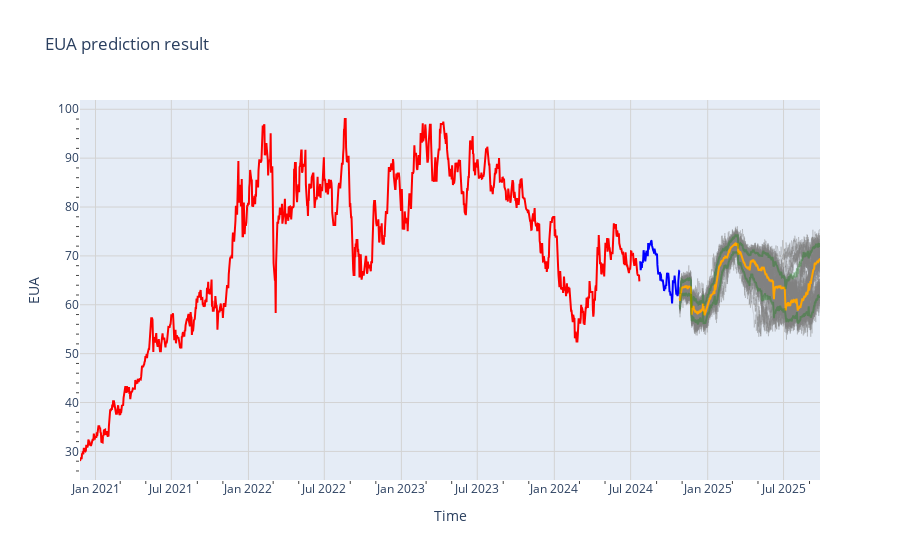

Source (notebook cell):
### Code cell
from script.post_processing import visual_recursive_future_prediction, visual_recursive_future_prediction_plotly
visual_recursive_future_prediction_plotly(future_time, future_price_ensemble,
                                       train_test_split_date,
                                       df_all,
                                          # figsize = (10,3),
                                          index_of_data= 0, # 0 is EUA price
                                          name_of_data = 'EUA',
                                        decoration = {'xlabel': 'Time', 
                                                        'ylabel':'EUA', 
                                                        'title':'EUA prediction result',
                                                        'grid':'on'})

### Figure 1 — Plotly figure (JSON) as saved in the notebook; plotly's stock layout.template omitted (floating-point values rounded to 4 significant figures; data arrays with more than 128 entries replaced by an {"elided": "..."} marker saying what was removed)
{"data": [{"line": {"color": "gray", "width": 1}, "mode": "lines", "opacity": 0.3, "showlegend": false, "type": "scatter", "x": {"elided": "336 str values"}, "y": {"elided": "336 float values"}}, {"line": {"color": "gray", "width": 1}, "mode": "lines", "opacity": 0.3, "showlegend": false, "type": "scatter", "x": {"elided": "336 str values"}, "y": {"elided": "336 float values"}}, {"line": {"color": "gray", "width": 1}, "mode": "lines", "opacity": 0.3, "showlegend": false, "type": "scatter", "x": {"elided": "336 str values"}, "y": {"elided": "336 float values"}}, {"line": {"color": "gray", "width": 1}, "mode": "lines", "opacity": 0.3, "showlegend": false, "type": "scatter", "x": {"elided": "336 str values"}, "y": {"elided": "336 float values"}}, {"line": {"color": "gray", "width": 1}, "mode": "lines", "opacity": 0.3, "showlegend": false, "type": "scatter", "x": {"elided": "336 str values"}, "y": {"elided": "336 float values"}}, {"line": {"color": "gray", "width": 1}, "mode": "lines", "opacity": 0.3, "showlegend": false, "type": "scatter", "x": {"elided": "336 str values"}, "y": {"elided": "336 float values"}}, {"line": {"color": "gray", "width": 1}, "mode": "lines", "opacity": 0.3, "showlegend": false, "type": "scatter", "x": {"elided": "336 str values"}, "y": {"elided": "336 float values"}}, {"line": {"color": "gray", "width": 1}, "mode": "lines", "opacity": 0.3, "showlegend": false, "type": "scatter", "x": {"elided": "336 str values"}, "y": {"elided": "336 float values"}}, {"line": {"color": "gray", "width": 1}, "mode": "lines", "opacity": 0.3, "showlegend": false, "type": "scatter", "x": {"elided": "336 str values"}, "y": {"elided": "336 float values"}}, {"line": {"color": "gray", "width": 1}, "mode": "lines", "opacity": 0.3, "showlegend": false, "type": "scatter", "x": {"elided": "336 str values"}, "y": {"elided": "336 float values"}}, {"line": {"color": "gray", "width": 1}, "mode": "lines", "opacity": 0.3, "showlegend": false, "type": "scatter", "x": {"elided": "336 str values"}, "y": {"elided": "336 float values"}}, {"line": {"color": "gray", "width": 1}, "mode": "lines", "opacity": 0.3, "showlegend": false, "type": "scatter", "x": {"elided": "336 str values"}, "y": {"elided": "336 float values"}}, {"line": {"color": "gray", "width": 1}, "mode": "lines", "opacity": 0.3, "showlegend": false, "type": "scatter", "x": {"elided": "336 str values"}, "y": {"elided": "336 float values"}}, {"line": {"color": "gray", "width": 1}, "mode": "lines", "opacity": 0.3, "showlegend": false, "type": "scatter", "x": {"elided": "336 str values"}, "y": {"elided": "336 float values"}}, {"line": {"color": "gray", "width": 1}, "mode": "lines", "opacity": 0.3, "showlegend": false, "type": "scatter", "x": {"elided": "336 str values"}, "y": {"elided": "336 float values"}}, {"line": {"color": "gray", "width": 1}, "mode": "lines", "opacity": 0.3, "showlegend": false, "type": "scatter", "x": {"elided": "336 str values"}, "y": {"elided": "336 float values"}}, {"line": {"color": "gray", "width": 1}, "mode": "lines", "opacity": 0.3, "showlegend": false, "type": "scatter", "x": {"elided": "336 str values"}, "y": {"elided": "336 float values"}}, {"line": {"color": "gray", "width": 1}, "mode": "lines", "opacity": 0.3, "showlegend": false, "type": "scatter", "x": {"elided": "336 str values"}, "y": {"elided": "336 float values"}}, {"line": {"color": "gray", "width": 1}, "mode": "lines", "opacity": 0.3, "showlegend": false, "type": "scatter", "x": {"elided": "336 str values"}, "y": {"elided": "336 float values"}}, {"line": {"color": "gray", "width": 1}, "mode": "lines", "opacity": 0.3, "showlegend": false, "type": "scatter", "x": {"elided": "336 str values"}, "y": {"elided": "336 float values"}}, {"line": {"color": "gray", "width": 1}, "mode": "lines", "opacity": 0.3, "showlegend": false, "type": "scatter", "x": {"elided": "336 str values"}, "y": {"elided": "336 float values"}}, {"line": {"color": "gray", "width": 1}, "mode": "lines", "opacity": 0.3, "showlegend": false, "type": "scatter", "x": {"elided": "336 str values"}, "y": {"elided": "336 float values"}}, {"line": {"color": "gray", "width": 1}, "mode": "lines", "opacity": 0.3, "showlegend": false, "type": "scatter", "x": {"elided": "336 str values"}, "y": {"elided": "336 float values"}}, {"line": {"color": "gray", "width": 1}, "mode": "lines", "opacity": 0.3, "showlegend": false, "type": "scatter", "x": {"elided": "336 str values"}, "y": {"elided": "336 float values"}}, {"line": {"color": "gray", "width": 1}, "mode": "lines", "opacity": 0.3, "showlegend": false, "type": "scatter", "x": {"elided": "336 str values"}, "y": {"elided": "336 float values"}}, {"line": {"color": "gray", "width": 1}, "mode": "lines", "opacity": 0.3, "showlegend": false, "type": "scatter", "x": {"elided": "336 str values"}, "y": {"elided": "336 float values"}}, {"line": {"color": "gray", "width": 1}, "mode": "lines", "opacity": 0.3, "showlegend": false, "type": "scatter", "x": {"elided": "336 str values"}, "y": {"elided": "336 float values"}}, {"line": {"color": "gray", "width": 1}, "mode": "lines", "opacity": 0.3, "showlegend": false, "type": "scatter", "x": {"elided": "336 str values"}, "y": {"elided": "336 float values"}}, {"line": {"color": "gray", "width": 1}, "mode": "lines", "opacity": 0.3, "showlegend": false, "type": "scatter", "x": {"elided": "336 str values"}, "y": {"elided": "336 float values"}}, {"line": {"color": "gray", "width": 1}, "mode": "lines", "opacity": 0.3, "showlegend": false, "type": "scatter", "x": {"elided": "336 str values"}, "y": {"elided": "336 float values"}}, {"line": {"color": "gray", "width": 1}, "mode": "lines", "opacity": 0.3, "showlegend": false, "type": "scatter", "x": {"elided": "336 str values"}, "y": {"elided": "336 float values"}}, {"line": {"color": "gray", "width": 1}, "mode": "lines", "opacity": 0.3, "showlegend": false, "type": "scatter", "x": {"elided": "336 str values"}, "y": {"elided": "336 float values"}}, {"line": {"color": "gray", "width": 1}, "mode": "lines", "opacity": 0.3, "showlegend": false, "type": "scatter", "x": {"elided": "336 str values"}, "y": {"elided": "336 float values"}}, {"line": {"color": "gray", "width": 1}, "mode": "lines", "opacity": 0.3, "showlegend": false, "type": "scatter", "x": {"elided": "336 str values"}, "y": {"elided": "336 float values"}}, {"line": {"color": "gray", "width": 1}, "mode": "lines", "opacity": 0.3, "showlegend": false, "type": "scatter", "x": {"elided": "336 str values"}, "y": {"elided": "336 float values"}}, {"line": {"color": "gray", "width": 1}, "mode": "lines", "opacity": 0.3, "showlegend": false, "type": "scatter", "x": {"elided": "336 str values"}, "y": {"elided": "336 float values"}}, {"line": {"color": "gray", "width": 1}, "mode": "lines", "opacity": 0.3, "showlegend": false, "type": "scatter", "x": {"elided": "336 str values"}, "y": {"elided": "336 float values"}}, {"line": {"color": "gray", "width": 1}, "mode": "lines", "opacity": 0.3, "showlegend": false, "type": "scatter", "x": {"elided": "336 str values"}, "y": {"elided": "336 float values"}}, {"line": {"color": "gray", "width": 1}, "mode": "lines", "opacity": 0.3, "showlegend": false, "type": "scatter", "x": {"elided": "336 str values"}, "y": {"elided": "336 float values"}}, {"line": {"color": "gray", "width": 1}, "mode": "lines", "opacity": 0.3, "showlegend": false, "type": "scatter", "x": {"elided": "336 str values"}, "y": {"elided": "336 float values"}}, {"line": {"color": "gray", "width": 1}, "mode": "lines", "opacity": 0.3, "showlegend": false, "type": "scatter", "x": {"elided": "336 str values"}, "y": {"elided": "336 float values"}}, {"line": {"color": "gray", "width": 1}, "mode": "lines", "opacity": 0.3, "showlegend": false, "type": "scatter", "x": {"elided": "336 str values"}, "y": {"elided": "336 float values"}}, {"line": {"color": "gray", "width": 1}, "mode": "lines", "opacity": 0.3, "showlegend": false, "type": "scatter", "x": {"elided": "336 str values"}, "y": {"elided": "336 float values"}}, {"line": {"color": "gray", "width": 1}, "mode": "lines", "opacity": 0.3, "showlegend": false, "type": "scatter", "x": {"elided": "336 str values"}, "y": {"elided": "336 float values"}}, {"line": {"color": "gray", "width": 1}, "mode": "lines", "opacity": 0.3, "showlegend": false, "type": "scatter", "x": {"elided": "336 str values"}, "y": {"elided": "336 float values"}}, {"line": {"color": "gray", "width": 1}, "mode": "lines", "opacity": 0.3, "showlegend": false, "type": "scatter", "x": {"elided": "336 str values"}, "y": {"elided": "336 float values"}}, {"line": {"color": "gray", "width": 1}, "mode": "lines", "opacity": 0.3, "showlegend": false, "type": "scatter", "x": {"elided": "336 str values"}, "y": {"elided": "336 float values"}}, {"line": {"color": "gray", "width": 1}, "mode": "lines", "opacity": 0.3, "showlegend": false, "type": "scatter", "x": {"elided": "336 str values"}, "y": {"elided": "336 float values"}}, {"line": {"color": "gray", "width": 1}, "mode": "lines", "opacity": 0.3, "showlegend": false, "type": "scatter", "x": {"elided": "336 str values"}, "y": {"elided": "336 float values"}}, {"line": {"color": "gray", "width": 1}, "mode": "lines", "opacity": 0.3, "showlegend": false, "type": "scatter", "x": {"elided": "336 str values"}, "y": {"elided": "336 float values"}}, {"line": {"color": "gray", "width": 1}, "mode": "lines", "opacity": 0.3, "showlegend": false, "type": "scatter", "x": {"elided": "336 str values"}, "y": {"elided": "336 float values"}}, {"line": {"color": "gray", "width": 1}, "mode": "lines", "opacity": 0.3, "showlegend": false, "type": "scatter", "x": {"elided": "336 str values"}, "y": {"elided": "336 float values"}}, {"line": {"color": "gray", "width": 1}, "mode": "lines", "opacity": 0.3, "showlegend": false, "type": "scatter", "x": {"elided": "336 str values"}, "y": {"elided": "336 float values"}}, {"line": {"color": "gray", "width": 1}, "mode": "lines", "opacity": 0.3, "showlegend": false, "type": "scatter", "x": {"elided": "336 str values"}, "y": {"elided": "336 float values"}}, {"line": {"color": "gray", "width": 1}, "mode": "lines", "opacity": 0.3, "showlegend": false, "type": "scatter", "x": {"elided": "336 str values"}, "y": {"elided": "336 float values"}}, {"line": {"color": "gray", "width": 1}, "mode": "lines", "opacity": 0.3, "showlegend": false, "type": "scatter", "x": {"elided": "336 str values"}, "y": {"elided": "336 float values"}}, {"line": {"color": "gray", "width": 1}, "mode": "lines", "opacity": 0.3, "showlegend": false, "type": "scatter", "x": {"elided": "336 str values"}, "y": {"elided": "336 float values"}}, {"line": {"color": "gray", "width": 1}, "mode": "lines", "opacity": 0.3, "showlegend": false, "type": "scatter", "x": {"elided": "336 str values"}, "y": {"elided": "336 float values"}}, {"line": {"color": "gray", "width": 1}, "mode": "lines", "opacity": 0.3, "showlegend": false, "type": "scatter", "x": {"elided": "336 str values"}, "y": {"elided": "336 float values"}}, {"line": {"color": "gray", "width": 1}, "mode": "lines", "opacity": 0.3, "showlegend": false, "type": "scatter", "x": {"elided": "336 str values"}, "y": {"elided": "336 float values"}}, {"line": {"color": "gray", "width": 1}, "mode": "lines", "opacity": 0.3, "showlegend": false, "type": "scatter", "x": {"elided": "336 str values"}, "y": {"elided": "336 float values"}}, {"line": {"color": "gray", "width": 1}, "mode": "lines", "opacity": 0.3, "showlegend": false, "type": "scatter", "x": {"elided": "336 str values"}, "y": {"elided": "336 float values"}}, {"line": {"color": "gray", "width": 1}, "mode": "lines", "opacity": 0.3, "showlegend": false, "type": "scatter", "x": {"elided": "336 str values"}, "y": {"elided": "336 float values"}}, {"line": {"color": "gray", "width": 1}, "mode": "lines", "opacity": 0.3, "showlegend": false, "type": "scatter", "x": {"elided": "336 str values"}, "y": {"elided": "336 float values"}}, {"line": {"color": "gray", "width": 1}, "mode": "lines", "opacity": 0.3, "showlegend": false, "type": "scatter", "x": {"elided": "336 str values"}, "y": {"elided": "336 float values"}}, {"line": {"color": "gray", "width": 1}, "mode": "lines", "opacity": 0.3, "showlegend": false, "type": "scatter", "x": {"elided": "336 str values"}, "y": {"elided": "336 float values"}}, {"line": {"color": "gray", "width": 1}, "mode": "lines", "opacity": 0.3, "showlegend": false, "type": "scatter", "x": {"elided": "336 str values"}, "y": {"elided": "336 float values"}}, {"line": {"color": "gray", "width": 1}, "mode": "lines", "opacity": 0.3, "showlegend": false, "type": "scatter", "x": {"elided": "336 str values"}, "y": {"elided": "336 float values"}}, {"line": {"color": "gray", "width": 1}, "mode": "lines", "opacity": 0.3, "showlegend": false, "type": "scatter", "x": {"elided": "336 str values"}, "y": {"elided": "336 float values"}}, {"line": {"color": "gray", "width": 1}, "mode": "lines", "opacity": 0.3, "showlegend": false, "type": "scatter", "x": {"elided": "336 str values"}, "y": {"elided": "336 float values"}}, {"line": {"color": "gray", "width": 1}, "mode": "lines", "opacity": 0.3, "showlegend": false, "type": "scatter", "x": {"elided": "336 str values"}, "y": {"elided": "336 float values"}}, {"line": {"color": "gray", "width": 1}, "mode": "lines", "opacity": 0.3, "showlegend": false, "type": "scatter", "x": {"elided": "336 str values"}, "y": {"elided": "336 float values"}}, {"line": {"color": "gray", "width": 1}, "mode": "lines", "opacity": 0.3, "showlegend": false, "type": "scatter", "x": {"elided": "336 str values"}, "y": {"elided": "336 float values"}}, {"line": {"color": "gray", "width": 1}, "mode": "lines", "opacity": 0.3, "showlegend": false, "type": "scatter", "x": {"elided": "336 str values"}, "y": {"elided": "336 float values"}}, {"line": {"color": "gray", "width": 1}, "mode": "lines", "opacity": 0.3, "showlegend": false, "type": "scatter", "x": {"elided": "336 str values"}, "y": {"elided": "336 float values"}}, {"line": {"color": "gray", "width": 1}, "mode": "lines", "opacity": 0.3, "showlegend": false, "type": "scatter", "x": {"elided": "336 str values"}, "y": {"elided": "336 float values"}}, {"line": {"color": "gray", "width": 1}, "mode": "lines", "opacity": 0.3, "showlegend": false, "type": "scatter", "x": {"elided": "336 str values"}, "y": {"elided": "336 float values"}}, {"line": {"color": "gray", "width": 1}, "mode": "lines", "opacity": 0.3, "showlegend": false, "type": "scatter", "x": {"elided": "336 str values"}, "y": {"elided": "336 float values"}}, {"line": {"color": "gray", "width": 1}, "mode": "lines", "opacity": 0.3, "showlegend": false, "type": "scatter", "x": {"elided": "336 str values"}, "y": {"elided": "336 float values"}}, {"line": {"color": "gray", "width": 1}, "mode": "lines", "opacity": 0.3, "showlegend": false, "type": "scatter", "x": {"elided": "336 str values"}, "y": {"elided": "336 float values"}}, {"line": {"color": "gray", "width": 1}, "mode": "lines", "opacity": 0.3, "showlegend": false, "type": "scatter", "x": {"elided": "336 str values"}, "y": {"elided": "336 float values"}}, {"line": {"color": "gray", "width": 1}, "mode": "lines", "opacity": 0.3, "showlegend": false, "type": "scatter", "x": {"elided": "336 str values"}, "y": {"elided": "336 float values"}}, {"line": {"color": "gray", "width": 1}, "mode": "lines", "opacity": 0.3, "showlegend": false, "type": "scatter", "x": {"elided": "336 str values"}, "y": {"elided": "336 float values"}}, {"line": {"color": "gray", "width": 1}, "mode": "lines", "opacity": 0.3, "showlegend": false, "type": "scatter", "x": {"elided": "336 str values"}, "y": {"elided": "336 float values"}}, {"line": {"color": "gray", "width": 1}, "mode": "lines", "opacity": 0.3, "showlegend": false, "type": "scatter", "x": {"elided": "336 str values"}, "y": {"elided": "336 float values"}}, {"line": {"color": "gray", "width": 1}, "mode": "lines", "opacity": 0.3, "showlegend": false, "type": "scatter", "x": {"elided": "336 str values"}, "y": {"elided": "336 float values"}}, {"line": {"color": "gray", "width": 1}, "mode": "lines", "opacity": 0.3, "showlegend": false, "type": "scatter", "x": {"elided": "336 str values"}, "y": {"elided": "336 float values"}}, {"line": {"color": "gray", "width": 1}, "mode": "lines", "opacity": 0.3, "showlegend": false, "type": "scatter", "x": {"elided": "336 str values"}, "y": {"elided": "336 float values"}}, {"line": {"color": "gray", "width": 1}, "mode": "lines", "opacity": 0.3, "showlegend": false, "type": "scatter", "x": {"elided": "336 str values"}, "y": {"elided": "336 float values"}}, {"line": {"color": "gray", "width": 1}, "mode": "lines", "opacity": 0.3, "showlegend": false, "type": "scatter", "x": {"elided": "336 str values"}, "y": {"elided": "336 float values"}}, {"line": {"color": "gray", "width": 1}, "mode": "lines", "opacity": 0.3, "showlegend": false, "type": "scatter", "x": {"elided": "336 str values"}, "y": {"elided": "336 float values"}}, {"line": {"color": "gray", "width": 1}, "mode": "lines", "opacity": 0.3, "showlegend": false, "type": "scatter", "x": {"elided": "336 str values"}, "y": {"elided": "336 float values"}}, {"line": {"color": "gray", "width": 1}, "mode": "lines", "opacity": 0.3, "showlegend": false, "type": "scatter", "x": {"elided": "336 str values"}, "y": {"elided": "336 float values"}}, {"line": {"color": "gray", "width": 1}, "mode": "lines", "opacity": 0.3, "showlegend": false, "type": "scatter", "x": {"elided": "336 str values"}, "y": {"elided": "336 float values"}}, {"line": {"color": "gray", "width": 1}, "mode": "lines", "opacity": 0.3, "showlegend": false, "type": "scatter", "x": {"elided": "336 str values"}, "y": {"elided": "336 float values"}}, {"line": {"color": "gray", "width": 1}, "mode": "lines", "opacity": 0.3, "showlegend": false, "type": "scatter", "x": {"elided": "336 str values"}, "y": {"elided": "336 float values"}}, {"line": {"color": "gray", "width": 1}, "mode": "lines", "opacity": 0.3, "showlegend": false, "type": "scatter", "x": {"elided": "336 str values"}, "y": {"elided": "336 float values"}}, {"line": {"color": "gray", "width": 1}, "mode": "lines", "opacity": 0.3, "showlegend": false, "type": "scatter", "x": {"elided": "336 str values"}, "y": {"elided": "336 float values"}}, {"line": {"color": "gray", "width": 1}, "mode": "lines", "opacity": 0.3, "showlegend": false, "type": "scatter", "x": {"elided": "336 str values"}, "y": {"elided": "336 float values"}}, {"line": {"color": "gray", "width": 1}, "mode": "lines", "opacity": 0.3, "showlegend": false, "type": "scatter", "x": {"elided": "336 str values"}, "y": {"elided": "336 float values"}}, {"line": {"color": "orange"}, "mode": "lines", "name": "P50", "type": "scatter", "x": {"elided": "336 str values"}, "y": {"elided": "336 float values"}}, {"line": {"color": "green"}, "mode": "lines", "name": "P10", "opacity": 0.3, "type": "scatter", "x": {"elided": "336 str values"}, "y": {"elided": "336 float values"}}, {"line": {"color": "green"}, "mode": "lines", "name": "P90", "opacity": 0.3, "type": "scatter", "x": {"elided": "336 str values"}, "y": {"elided": "336 float values"}}, {"line": {"color": "red"}, "mode": "lines", "name": "History (train)", "type": "scatter", "x": {"elided": "1336 str values"}, "y": {"elided": "1336 float values"}}, {"line": {"color": "blue"}, "mode": "lines", "name": "History (validation)", "type": "scatter", "x": ["2024-07-24T00:00:00", "2024-07-25T00:00:00", "2024-07-26T00:00:00", "2024-07-27T00:00:00", "2024-07-28T00:00:00", "2024-07-29T00:00:00", "2024-07-30T00:00:00", "2024-07-31T00:00:00", "2024-08-01T00:00:00", "2024-08-02T00:00:00", "2024-08-03T00:00:00", "2024-08-04T00:00:00", "2024-08-05T00:00:00", "2024-08-06T00:00:00", "2024-08-07T00:00:00", "2024-08-08T00:00:00", "2024-08-09T00:00:00", "2024-08-10T00:00:00", "2024-08-11T00:00:00", "2024-08-12T00:00:00", "2024-08-13T00:00:00", "2024-08-14T00:00:00", "2024-08-15T00:00:00", "2024-08-16T00:00:00", "2024-08-17T00:00:00", "2024-08-18T00:00:00", "2024-08-19T00:00:00", "2024-08-20T00:00:00", "2024-08-21T00:00:00", "2024-08-22T00:00:00", "2024-08-23T00:00:00", "2024-08-24T00:00:00", "2024-08-25T00:00:00", "2024-08-26T00:00:00", "2024-08-27T00:00:00", "2024-08-28T00:00:00", "2024-08-29T00:00:00", "2024-08-30T00:00:00", "2024-08-31T00:00:00", "2024-09-01T00:00:00", "2024-09-02T00:00:00", "2024-09-03T00:00:00", "2024-09-04T00:00:00", "2024-09-05T00:00:00", "2024-09-06T00:00:00", "2024-09-07T00:00:00", "2024-09-08T00:00:00", "2024-09-09T00:00:00", "2024-09-10T00:00:00", "2024-09-11T00:00:00", "2024-09-12T00:00:00", "2024-09-13T00:00:00", "2024-09-14T00:00:00", "2024-09-15T00:00:00", "2024-09-16T00:00:00", "2024-09-17T00:00:00", "2024-09-18T00:00:00", "2024-09-19T00:00:00", "2024-09-20T00:00:00", "2024-09-21T00:00:00", "2024-09-22T00:00:00", "2024-09-23T00:00:00", "2024-09-24T00:00:00", "2024-09-25T00:00:00", "2024-09-26T00:00:00", "2024-09-27T00:00:00", "2024-09-28T00:00:00", "2024-09-29T00:00:00", "2024-09-30T00:00:00", "2024-10-01T00:00:00", "2024-10-02T00:00:00", "2024-10-03T00:00:00", "2024-10-04T00:00:00", "2024-10-05T00:00:00", "2024-10-06T00:00:00", "2024-10-07T00:00:00", "2024-10-08T00:00:00", "2024-10-09T00:00:00", "2024-10-10T00:00:00", "2024-10-11T00:00:00", "2024-10-12T00:00:00", "2024-10-13T00:00:00", "2024-10-14T00:00:00", "2024-10-15T00:00:00", "2024-10-16T00:00:00", "2024-10-17T00:00:00", "2024-10-18T00:00:00", "2024-10-19T00:00:00", "2024-10-20T00:00:00", "2024-10-21T00:00:00", "2024-10-22T00:00:00", "2024-10-23T00:00:00", "2024-10-24T00:00:00", "2024-10-25T00:00:00", "2024-10-26T00:00:00"], "y": [68.9, 67.08, 67.71, 67.71, 67.71, 68.78, 68.58, 69.24, 71.17, 70.44, 70.44, 70.44, 68.86, 69.92, 70.57, 71.06, 70.14, 70.14, 70.14, 72.65, 71.29, 71.87, 72.11, 72.52, 72.52, 72.52, 73.14, 73.07, 72.14, 71.57, 71.13, 71.13, 71.13, 70.49, 71.49, 70.77, 71.06, 70.3, 70.3, 70.3, 70.43, 68.16, 67, 66.2, 66.5, 66.5, 66.5, 66.52, 64.92, 66.4, 65.45, 64.99, 64.99, 64.99, 64.99, 64.34, 63.7, 62.82, 63.39, 63.39, 63.39, 64.1, 63.87, 65.24, 66.52, 66.33, 66.33, 66.33, 65.56, 63.61, 62.6, 62.76, 62.05, 62.05, 62.05, 61.76, 60.29, 62.01, 65, 64.62, 64.62, 64.62, 65.97, 65.09, 63.03, 62.98, 62.28, 62.28, 62.28, 61.76, 62.25, 64.89, 66.63, 66.97, 66.97]}], "layout": {"showlegend": false, "title": {"text": "EUA prediction result"}, "xaxis": {"gridcolor": "lightgray", "minor": {"ticks": "outside"}, "showgrid": true, "title": {"text": "Time"}}, "yaxis": {"gridcolor": "lightgray", "minor": {"ticks": "outside"}, "showgrid": true, "title": {"text": "EUA"}}}}
